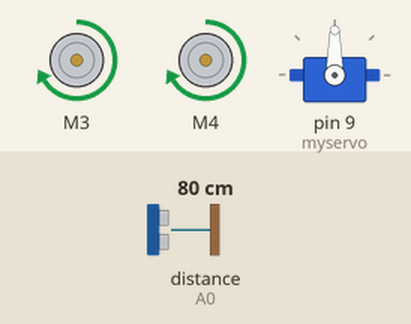
Simulated run of this sketch. Board: Arduino Uno, built with avr-gcc and run on an emulated ATmega328P. On the bench: 2 × DC motor (green arrow = forward, orange = backward, longer = faster), servo. Wiring (inferred from the names in the program): ultrasonic range finder: trigger A1; echo A0. The inputs (shaded band) are chosen by the test bench; at power-on: distance to the obstacle (sensor on A0) 80 cm. The echo pulse lasts 58.3 µs per cm.

Above: at 1.2 s.
1.3 s: distance to the obstacle (sensor on A0) set to 18 cm
2.8 s: distance to the obstacle (sensor on A0) set to 14 cm
At 2.95 s:
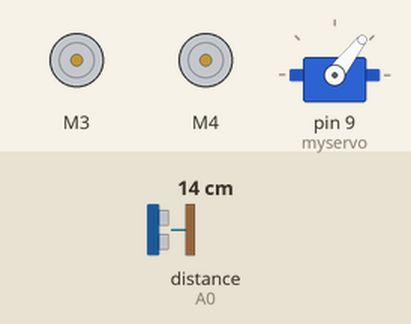
At 4.1 s:
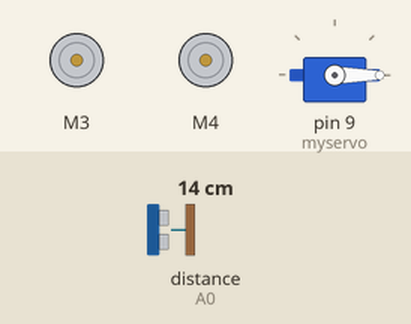
5.8 s: distance to the obstacle (sensor on A0) set to 2 cm
At 6.4 s:
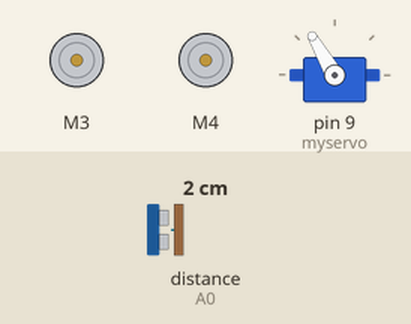
Timing chart, 0 to 14.8 s (numbered marks = the images above; inputs shaded):
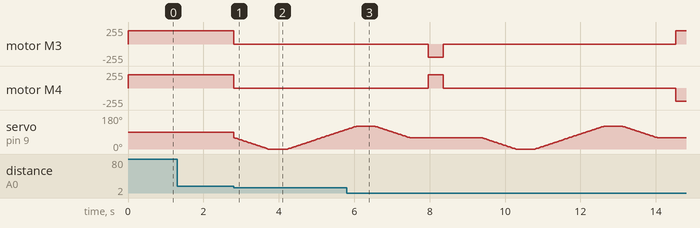

The sketch:

project_final.ino
```cpp
#include <AFMotor.h>
#include <Servo.h>

AF_DCMotor motor3(3);
AF_DCMotor motor4(4);
Servo myservo;
int pos = 60;	// variable to store the servo position
int distance = 30; //variable to store distance from the right side
long duration; // duration untile the sound comes back to the sensor
int distance1 = 0; //variable to store distance from left side

void setup()
{
  motor3.setSpeed(200);
  motor4.setSpeed(200);
  myservo.attach(9);
  pinMode(A1, OUTPUT);  // Analog pin A1 connected to TRIG
  pinMode(A0, INPUT);   // Analog pin A0 connected to ECHO
}

void loop() {

 while (distance > 15) {
    verify_distance(&distance);
    run();
  }

  stop();

  //servo moves to right
  for (pos = 60; pos >= 0; pos -= 1)
    {
        myservo.write(pos);
        delay(15);
    }

  delay(500);

  verify_distance(&distance);

  //servo moves to left
  for (pos = 0; pos <= 120; pos += 1)
    {
        myservo.write(pos);
        delay(15);
    }

  delay(500);

  verify_distance(&distance1);

  //servo comes in intial position
  for (pos = 120; pos >= 60; pos -= 1)
    {
        myservo.write(pos);
        delay(15);
    }

  delay(500);

  if (distance > distance1){
    long long time = millis();
    while (millis() - time < 400) {
      right();
    }
  }
  else {
    long long time = millis();
    while (millis() - time < 400) {
      left();
    }
  }

  stop();

  delay(1000);
}

void verify_distance(int *dist){ //verify the distance from the sensor until the surface detected, store it in a variable the funtion receive as input
  digitalWrite(A1, LOW);
  delayMicroseconds(2);
  digitalWrite(A1, HIGH);    // Give a pulse of 10 microseconds on TRIG
  delayMicroseconds(10);
  digitalWrite(A1, LOW);
  duration = pulseIn(A0, HIGH);  // Check the time elapsed in receiving back the pulse on ECHO
  *dist= duration * 0.034 / 2;  // Convert to distance in centimeters
}

void run(){ //function for moving forward
    motor3.run(FORWARD);
    motor4.run(FORWARD);
}

void stop(){ //function for stop
  motor3.run(RELEASE);
  motor4.run(RELEASE);
}

void right(){ //function for moving to right
  motor3.run(BACKWARD);
  motor4.run(FORWARD);
}

void left(){ //function for moving to left
  motor3.run(FORWARD);
  motor4.run(BACKWARD);
}
```

Measured:
- the behaviour switches between 17 and 16 cm on distance to the obstacle (sensor on A0) (found by bisection; images 0 and 1)
- after the input at 1.3 s, every drawn part: stays the same
- after the input at 2.8 s, motor M3, motor M4: forward 200/255 → stopped at once
